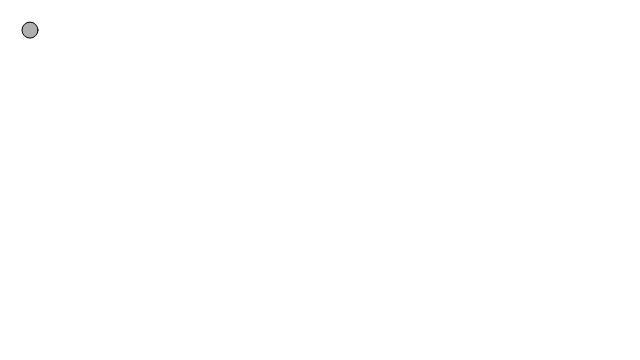
Frame 1 (no input)
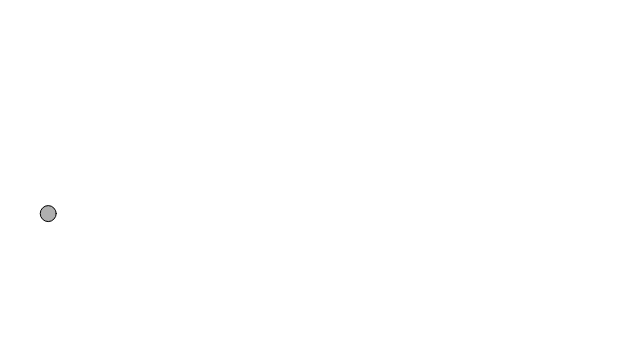
Frame 60 (no input)
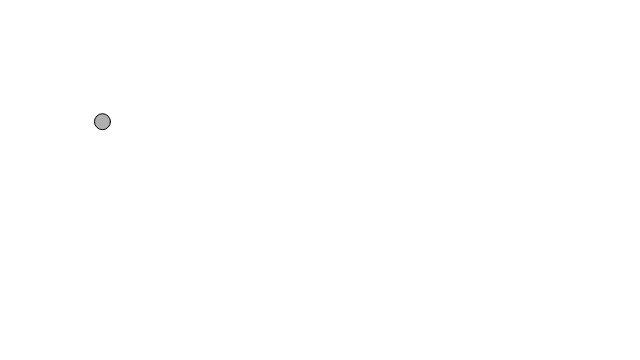
Frame 120 (the mouse pressed at the canvas centre since frame 60)

The p5.js sketch that drew these frames (run headless with seeded random() and noise() and a simulated clock; from frame 60 on, the mouse is pressed at the canvas centre):

// p5.js sketch
// ── sketch.js

var wind;
var gravity;
var m;

function setup() {
  createCanvas(640, 360);
  wind = new PVector(0.01, 0);
  gravity = new PVector(0, 0.1);
  m = new Mover(30, 30, 0, 0);
}

function draw() {
  background(255);
  m.applyForce(wind);
  m.applyForce(gravity);
  m.update();
  m.checkEdges();
  m.display();
}

// ── utils.js
class PVector {

  constructor(x, y) {
    this.x = x;
    this.y = y;
  }

  add(v) {
    this.x = this.x + v.x;
    this.y = this.y + v.y;
  }

  sub(v) {
    this.x = this.x - v.x;
    this.y = this.y - v.y;
  }

  mult(n) {
    this.x = this.x * n;
    this.y = this.y * n;
  }

  div(n) {
    this.x = this.x / n;
    this.y = this.y / n;
  }

  mag() {
    return Math.sqrt(this.x * this.x + this.y * this.y);
  }

  normalize() {
    var m = this.mag();
    if (0 != m) {
      this.div(m)
    }
  }

  limit(max) {
    if (max < this.mag()) {
      this.normalize();
      this.mult(max);
    }
  }

  static add(v1, v2) {
    return new PVector(v1.x + v2.x, v1.y + v2.y);
  }

  static sub(v1, v2) {
    return new PVector(v1.x - v2.x, v1.y - v2.y);
  }

  static div(v, n) {
    return new PVector(v.x / n, v.y / n);
  }
}

class Mover {

  constructor(x, y, vx, vy) {
    this.position = new PVector(x, y);
    this.verocity = new PVector(vx, vy);
    this.acceleration = new PVector(-0.001, 0.01);
    this.mass = 1;
    this.topSpeed = 10;
  }

  applyForce(force) {
    var f = PVector.div(force, this.mass);
    this.acceleration.add(f);
  }

  update() {
    this.verocity.add(this.acceleration);
    this.position.add(this.verocity);
    this.acceleration.mult(0);
  }

  checkEdges() {
    if (width < this.position.x) {
      this.position.x = width;
      this.verocity.x *= -1;
    } else if (this.position.x < 0) {
      this.verocity.x *= -1;
      this.position.x = 0;
    }

    if (height < this.position.y) {
      this.verocity.y *= -1;
      this.position.y = height;
    }
  }

  display() {
    stroke(0);
    fill(175);
    ellipse(this.position.x, this.position.y, this.mass * 16, this.mass * 16);
  }
}
